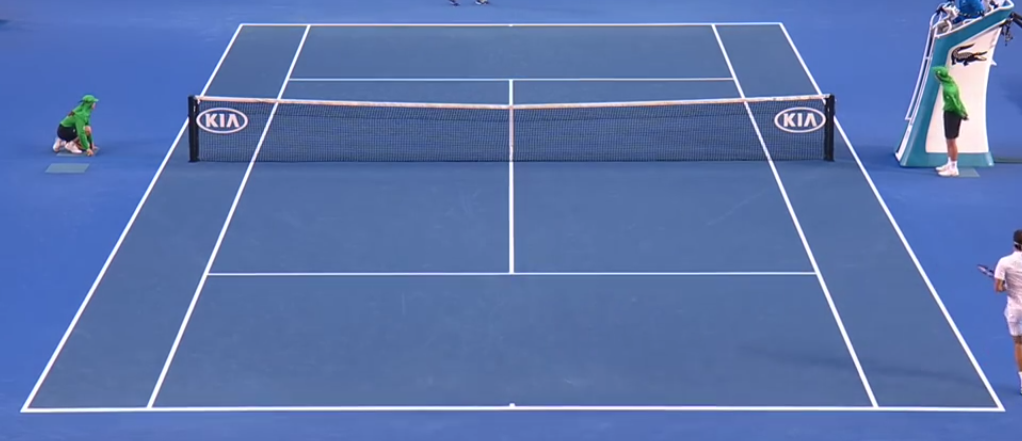
%> input picture court_detection/lawn_tennis_ausopen_template.png, 1022 x 441 px
$ octave --eval "result = getTemplateFeaturesDescriptors('lawn_tennis_ausopen_template.png');"   (GNU Octave 9; MATLAB toolbox functions it lacks are replaced by stand-ins)
%> lines starting %> are read from the running program, lines starting %| are printed output that depends on the picture; in (x1, y1, x2, y2) boxes, pixels count from 0 and x2, y2 are one past the last pixel; in counts of white or black regions, pixels touching at a corner belong together; the program's own positions count from 1
### court_detection/drawLines.m
function [court_image] = drawLines(lines,width,height,frame_image)
%court_image = zeros(height,width);

%Try using the court_images along with the lines.
court_image = frame_image;

for k = 1:length(lines)
    xy = [lines(k).point1; lines(k).point2];
    x1 = xy(1,1);
    x2 = xy(2,1);

    y1 = xy(1,2);
    y2 = xy(2,2);

    m = Inf;
    c = Inf;

    if x1~=x2
        m = (y2-y1)/(x2-x1);
        c = y1 - (((y2-y1)*x1) / (x2-x1));
    end

    final_p = [];
    if m~=Inf
        %intersection with x=1
        ya = m * 1 + c; % xa = 1
        yb = m * width + c; % xb = width

        xc = (1 - c)/m; % yc = 1
        xd = (height - c)/m; %yd = height;

        pos = [1 ya ; width yb ; xc 1 ; xd height];

        for j=1:size(pos,1)
            p = pos(j,:);
            if p(1) >=1 && p(1) <=width && p(2) >=1 && p(2) <=height
                final_p = [final_p ; p];
            end
        end
    else
        %x = x0;
        final_p = [x1 1 ; x1 height];
    end

    %Draw the lines.
    court_image = insertShape(court_image , 'Line',[final_p(1,1) final_p(1,2) final_p(2,1) final_p(2,2)],'Color','white','LineWidth',3);
    %imshow(court_image);
end

end

### court_detection/getTemplateFeaturesDescriptors.m
function [templateFeatures , templateDescriptors , pos] = getTemplateFeaturesDescriptors(template_in)
%> called with template_in = 'lawn_tennis_ausopen_template.png'

%Load the manually clicked points.
template_img = imread(template_in);
%> template_img is the input picture: size 441x1022x3 uint8; mean R, G, B 90.9, 116.5, 171.7
template_img_edge = edge(imgaussfilt(rgb2gray(template_img),1),'sobel');
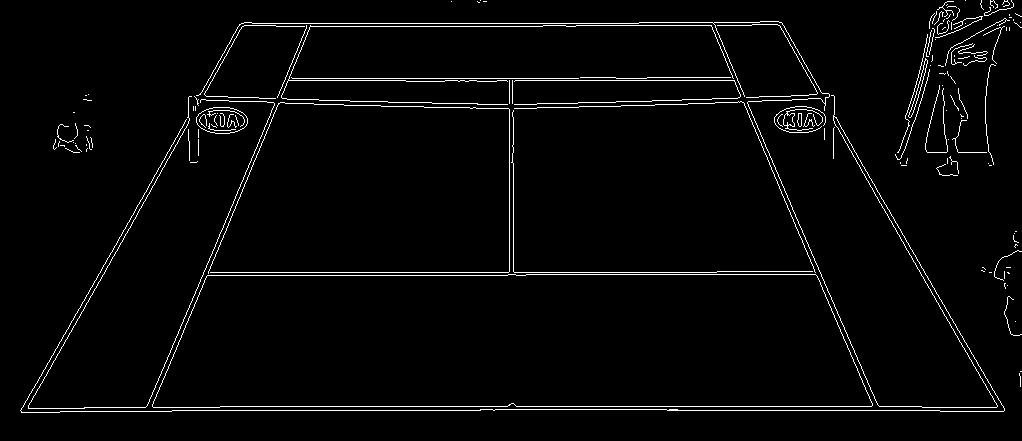
%> template_img_edge: size 441x1022 logical; 2.8% white in thin lines or dots
[height , width ,dim] = size(template_img);
%> height = 441; width = 1022; dim = 3
%load('markedPoints_template_test1.mat');

%Apply hough transform and get the straight lines only.
[H , T, R] = hough(template_img_edge);
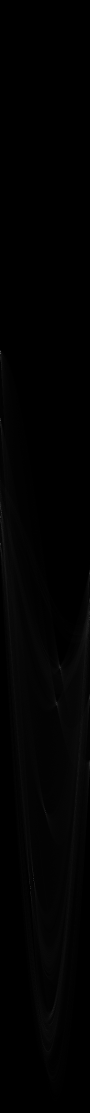
%> H: size 2225x180 double (shown at 1/2 size); min 0, max 693, mean 5.6; drawn with min black and max white
%> T = 180 values from -90 to 89; R = 2225 values from -1112 to 1112
P  = houghpeaks(H,20,'threshold',ceil(0.1*max(H(:))));
%> P = 20 rows, first 12: [707 1; 841 1; 1090 1; 1033 1; 1757 68; 1236 179; 1778 61; 1406 114; 1622 91; 1335 121; 1029 4; 1057 3]
lines = houghlines(template_img_edge,T,R,P,'FillGap',5,'MinLength',60);
%> lines = 16 lines; longest, point1 to point2 (x, y): (253, 24) to (639, 24), (517, 407) to (872, 407), (145, 412) to (275, 106), (204, 273) to (509, 273), (221, 407) to (508, 407), (744, 103) to (856, 366)
%imshow(template_img);
%displayHoughLines(lines);
court_image = drawLines(lines,width,height,template_img);
%> the loop in drawLines, `for k = 1:length(lines)` made 16 passes
%> (xy, x1, x2, y1, y2, m, c, ya) on passes 1 to 10: ([221 407; 508 407], 221, 508, 407, 407, 0, 407, 407), ([517 407; 872 407], 517, 872, 407, 407, 0, 407, 407), ([204 273; 509 273], 204, 509, 273, 273, 0, 273, 273), ([515 273; 717 273], 515, 717, 273, 273, 0, 273, 273), ([253 24; 639 24], 253, 639, 24, 24, 0, 24, 24), ([285 81; 406 81], 285, 406, 81, 81, 0, 81, 81), ([498 81; 738 81], 498, 738, 81, 81, 0, 81, 81), ([710 23; 741 97], 710, 741, 23, 97, 2.39, -1671.8, -1669.5), ([744 103; 856 366], 744, 856, 103, 366, 2.35, -1644.1, -1641.7), ([782 23; 823 94], 782, 823, 23, 94, 1.73, -1331.2, -1329.5)
%> (xy, x1, x2, y1, y2, m, c) on pass 15: ([510 110; 510 275], 510, 510, 110, 275, Inf, Inf)
%> pass 1, in drawLines, `court_image = insertShape(court_image , 'Line',[final_p(1,1) final_p(1..`:
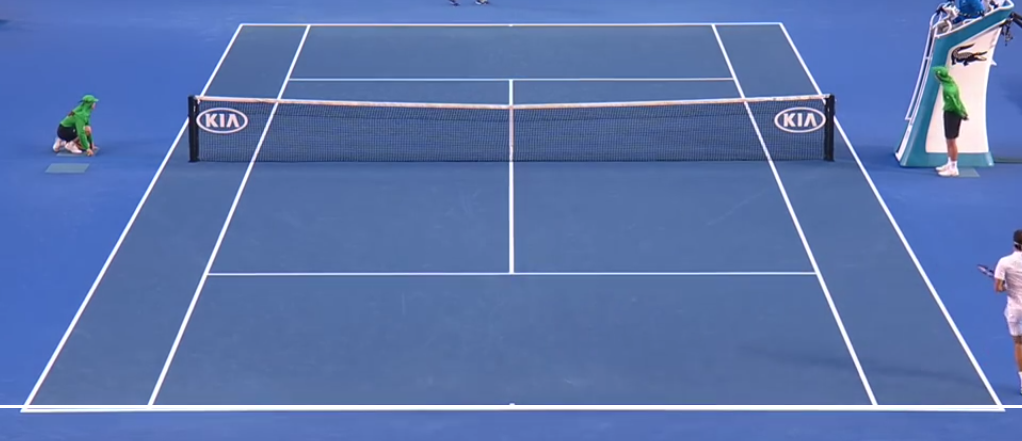
%> court_image: size 441x1022x3 uint8; 0.68% of pixels changed, all inside (x1, y1, x2, y2) = (0, 405, 1022, 408)
%> pass 3, in drawLines, `court_image = insertShape(court_image , 'Line',[final_p(1,1) final_p(1..`:
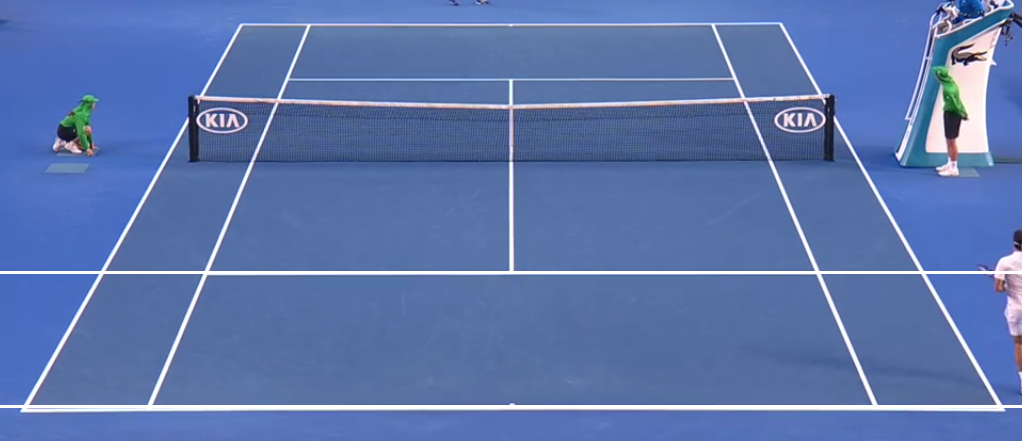
%> court_image: size 441x1022x3 uint8; 1.36% of pixels changed, all inside (x1, y1, x2, y2) = (0, 271, 1022, 408)
%> after the loop in drawLines, `for k = 1:length(lines)`:
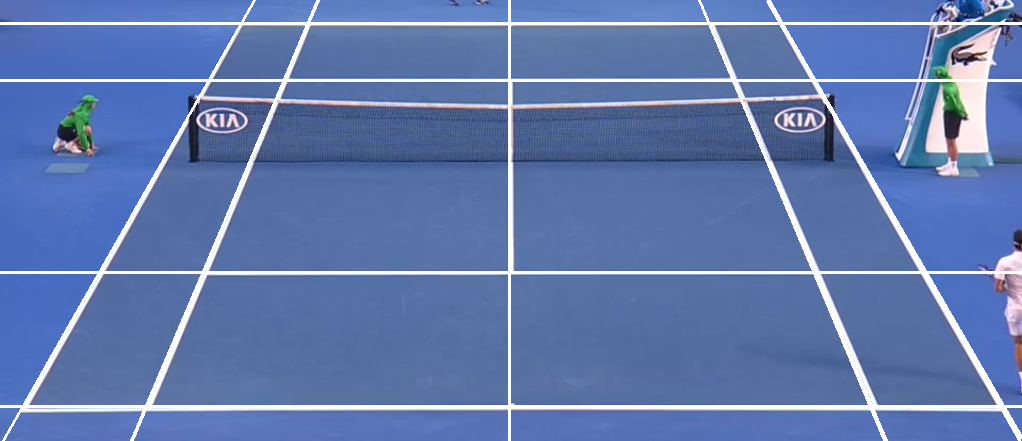
%> court_image: size 441x1022x3 uint8; 4.52% of pixels changed, all inside (x1, y1, x2, y2) = (0, 0, 1022, 441)
%> after the loop in drawLines, `for k = 1:length(lines)`: p = [4.09 441]

%court_image = court_image .* 255;

template_gray = single(imgaussfilt(rgb2gray(court_image),1));
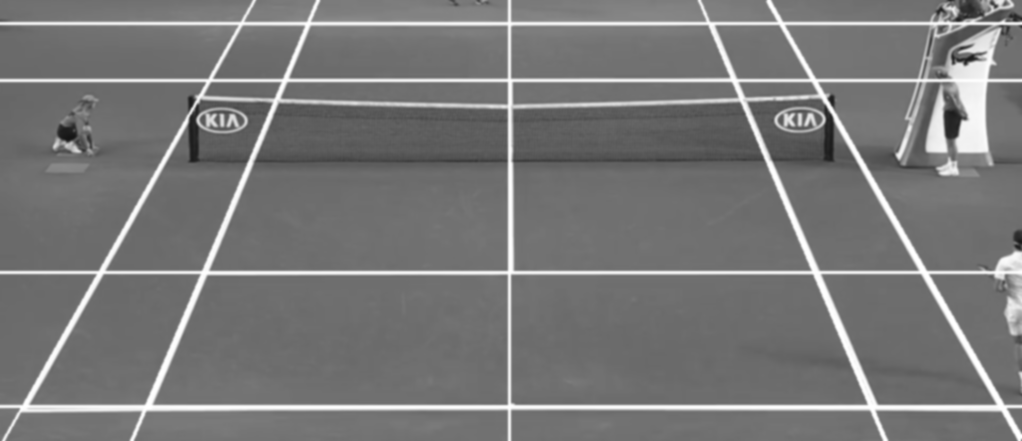
%> template_gray: size 441x1022 single; min 20, max 255, mean 120.1

% [6 lines of commented-out code are left out]

%> (the run ends here)
